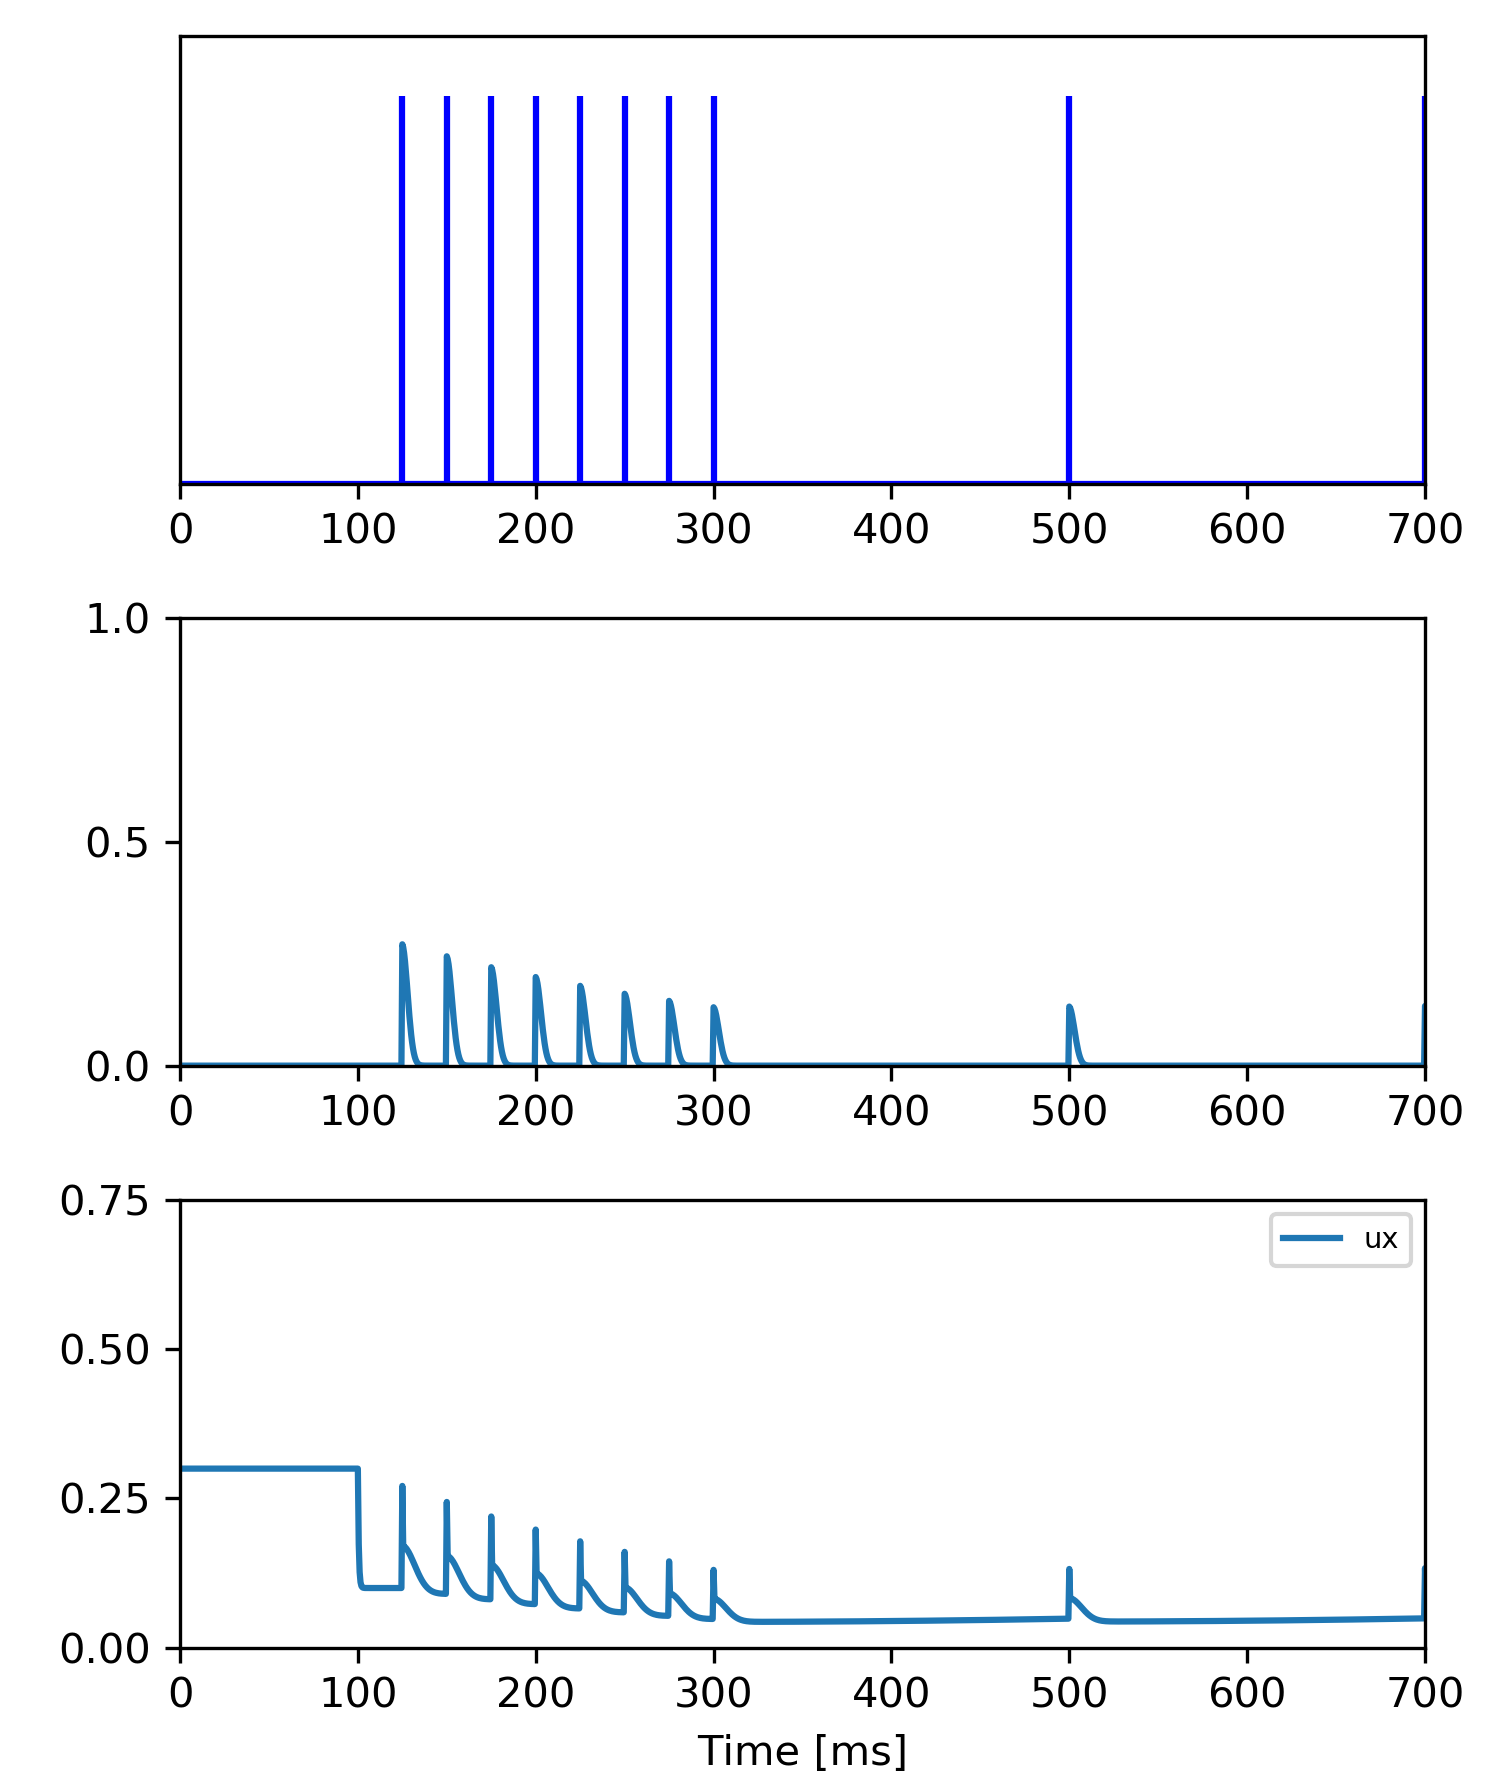

Write the Python code that produced this figure.
# -*- coding: utf-8 -*-
"""
Created on Tue Nov  2 19:43:03 2021

@author: ZXJ
"""
from __future__ import division 
import numpy as np
import matplotlib.pyplot as plt


Ncells = 1
dt =  0.5#ms
#taud = 750 #ms
#tauf = 50 #ms
tuas = 20
U = 0.1
Simu_Time = 1000
taud = 400000 #ms
tauf = 100#ms
#U =0.6



minvtaud = -1. /taud
minvtauf = -1. /tauf
mintauI = -1. /tuas

Nsteps = int(Simu_Time/dt)

lastSpike = np.zeros(Ncells)   # tmes of last spikes
interval = np.zeros(Ncells)
 # Arrays for recording
dtype=np.float32
record_x = np.zeros((Ncells,Nsteps), dtype=dtype)
record_u = np.zeros((Ncells,Nsteps), dtype=dtype)
record_ux = np.zeros((Ncells,Nsteps), dtype=dtype)
record_Isyn = np.zeros((Ncells,Nsteps), dtype=dtype)
record_tVec = np.zeros((Nsteps), dtype=dtype)



# initial conditions for ux, x,u
# begin main simulation loop
ux = np.zeros(Ncells)
x =np.ones(Ncells)
SynI = 0.0*np.ones(Ncells)
u = 0.3*np.ones(Ncells)
tmp = np.zeros(Ncells)
spiketimes = []
for ti in range(Nsteps):
    t = ti *dt
    for ci in range (Ncells): #  loop over neurons
        if t <=100:
            x[ci] = 1
            u[ci] =0.3
            ux[ci] = 0.3
        else:
            interval[ci] = t -lastSpike[ci]
            u[ci] = U + (u[ci] -U) *np.exp(interval[ci]*minvtauf)
            tmp[ci] = 1.0-u[ci]
            x[ci] = 1.0 + (x[ci]-1)*np.exp(interval[ci] * minvtaud)
            ux[ci] = u[ci] * x [ci]
            SynI[ci] = SynI[ci] * np.exp(interval[ci] * mintauI)

        if 100<t <= 300 and t% 25==0 :
            x[ci] *=tmp[ci]
            u[ci] +=U*tmp[ci]
            ux[ci] += u[ci] * x [ci]
            SynI[ci] = SynI[ci] + ux[ci]
            lastSpike[ci] = t
            spiketimes.append(t)
            
        if 300<t and t% 200==100 :
            x[ci] *=tmp[ci]
            u[ci] +=U*tmp[ci]
            ux[ci] += u[ci] * x [ci]
            SynI[ci] = SynI[ci] + ux[ci]
            lastSpike[ci] = t
            spiketimes.append(t)

        record_x[ci,ti] = x[ci]
        record_u[ci,ti] = u[ci]
        record_ux[ci,ti] = ux[ci]
        record_Isyn[ci,ti] = SynI[ci]
    
    record_tVec[ti] = t
    

x1 = np.linspace(1,5000,1000)
y1 = np.zeros(len(x1))
y1[:] = 0.5


fig=plt.figure(1,figsize=(5,6))
plt.clf()

plt.subplot(311)
for ith, trial in enumerate(np.array(spiketimes)):
    fig = plt.vlines(trial, .5, 1.8,color='blue')
plt.ylim([0.5,2.])
fig.axes.get_yaxis().set_visible(False)
plt.plot(x1,y1,color='blue')
plt.xlim([0,700])
# plt.figtext(0.03,.15, 'pre',fontsize = 'large')

plt.subplot(312)
plt.plot(record_tVec,record_Isyn[0,:],label='Isyn')
plt.xlim([0,700])
plt.ylim([0,1])
# plt.figtext(0.02,0.85, 'post',fontsize = 'large')
plt.yticks([0,0.5,1])




plt.subplot(313)
plt.plot(record_tVec,record_ux[0,:],label='ux')
plt.xlim([0,700])
# plt.figtext(0.00,0.6, ' synaptic \n efficacy',fontsize = 'large')
plt.legend(fontsize='x-small')
plt.ylim([0,0.7])
plt.xlabel('Time [ms]')
plt.xlabel('Time [ms]')
plt.yticks([0,0.25,0.5,0.75])

# plt.subplot(425)
# plt.plot(record_tVec,record_x[0,:],color='red',label='x')
# plt.plot(record_tVec,record_u[0,:],color='blue',label='u')
# plt.legend(fontsize='6')
# plt.xlim([0,700])
# # plt.figtext(0.01,.4, ' synaptic \n variables',fontsize = 'large')



# P.arrow( x, y, dx, dy, **kwargs )
#plt.subplot(313)

# plt.figtext(0.025,0.97,r'Tsodyks-Uziel-Markram model for short term synaptic plasticity ',fontsize = 'large')

# plt.figtext(0.55,0.92,r'Short-term synaptic plasticity model ',fontsize = 'large')

# plt.figtext(0.55,0.88,r'$\mathrm{\frac{dx}{dt} = \frac{1-x}{\tau_D} - ux \delta(t-t_{sp}) }$',color ='blue',fontsize = 'x-large')
# plt.figtext(0.91,0.88,r'$\mathrm{(Depre)}$',color='red', fontsize = 'large')


# plt.figtext(0.55,0.82,r'$\mathrm{\frac{du}{dt} = \frac{U-u}{\tau_F} + U(1-u) \delta(t-t_{sp}) }$',color ='blue',fontsize = 'x-large')
# plt.figtext(0.91,0.82,r'$\mathrm{(Facil)}$',color='red', fontsize = 'large')

# #plt.figtext(0.02,0.08, ' Synaptic  efficacy',fontsize = 'large')
# #plt.figtext(0.06,0.05, ' i = W*ux',fontsize = 'large',color = 'blue')
# plt.figtext(0.55,0.74, ' Synaptic  input current',fontsize = 'large')
# plt.figtext(0.55,0.69,r'$\mathrm{\frac{dI_{syn}}{dt} = -\frac{I_{syn}}{\tau_{syn}} + ux \delta(t-t_{sp}) }$',color ='blue',fontsize = 'x-large')

# A = r'After neuronal spiking: ($u$ returns to its basline'
# B = r' value $U$ with a time constant $\tau_F$, and x recovers'
# C = r' to its maximum value $x = 1$ with a time constant $\tau_D$)'
# plt.figtext(0.535,0.55, A +'\n' + B +'\n'+ C,fontsize = 'medium')
# plt.figtext(0.58,0.52,r'$\mathrm{u=U+(u-U)*exp(-(t-lastupdate) / \tau_F)}$',color ='blue', fontsize = 'medium')
# plt.figtext(0.58,0.49,r'$\mathrm{x=1+(x-1)*exp(-(t-lastupdate)/ \tau_D)}$', color ='blue', fontsize = 'medium')
# plt.figtext(0.58,0.46,r'$\mathrm{I_{syn}=I_{syn}*exp(-(t-lastupdate)/ \tau_{syn})}$', color ='blue', fontsize = 'medium')


# plt.figtext(0.55,0.35,'Upon arrival of a spike (each presynaptic spike \n triggers modifications of the variables)',fontsize = 'medium')
# plt.figtext(0.58,0.32,r'$x\leftarrow x*(1-u)$',color ='blue',fontsize = 'medium')
# plt.figtext(0.58,0.29,r'$u\leftarrow u + U*(1-u)$', color ='blue', fontsize = 'medium')
# plt.figtext(0.58,0.26,r'$I_{syn}\leftarrow I_{syn} + ux$', color ='blue', fontsize = 'medium')

# #plt.figtext(0.55,0.09,'i+=W*u*x',color ='blue',fontsize = 'medium')

# #plt.figtext(0.01,0.03,r'The phenomenological models produces the begavior of cortical synapses,  ',fontsize = 'medium')
# plt.figtext(0.55,0.20,r'Depressing ($\tau_D > \tau_F$) and facilitating ($\tau_F > \tau_D$). ',color ='red',fontsize = 'medium')
# plt.figtext(0.55,0.14,r'References: ',color ='blue',fontsize = 'small')
# plt.figtext(0.55,0.12,r'Tsodyks et al.,J.Neurosci. 20, RC50(2000).',color ='blue',fontsize = 'small')
# plt.figtext(0.55,0.10,r'Mongillo et al.,Science,319(2008). ',color ='blue',fontsize = 'small')
# plt.figtext(0.55,0.08,r'Mi et al.,  Neuron, 93(2017). ',color ='blue',fontsize = 'small')




#plt.axis('off')

plt.subplots_adjust(left = 0.12,bottom=0.08, right=0.95, top=0.98, wspace=0.3, hspace=0.3)

plt.savefig('short-term plasticty_depre.png',dpi = 300)
# plt.savefig('short_term_plasticty_faci.pdf',dpi = 300)


